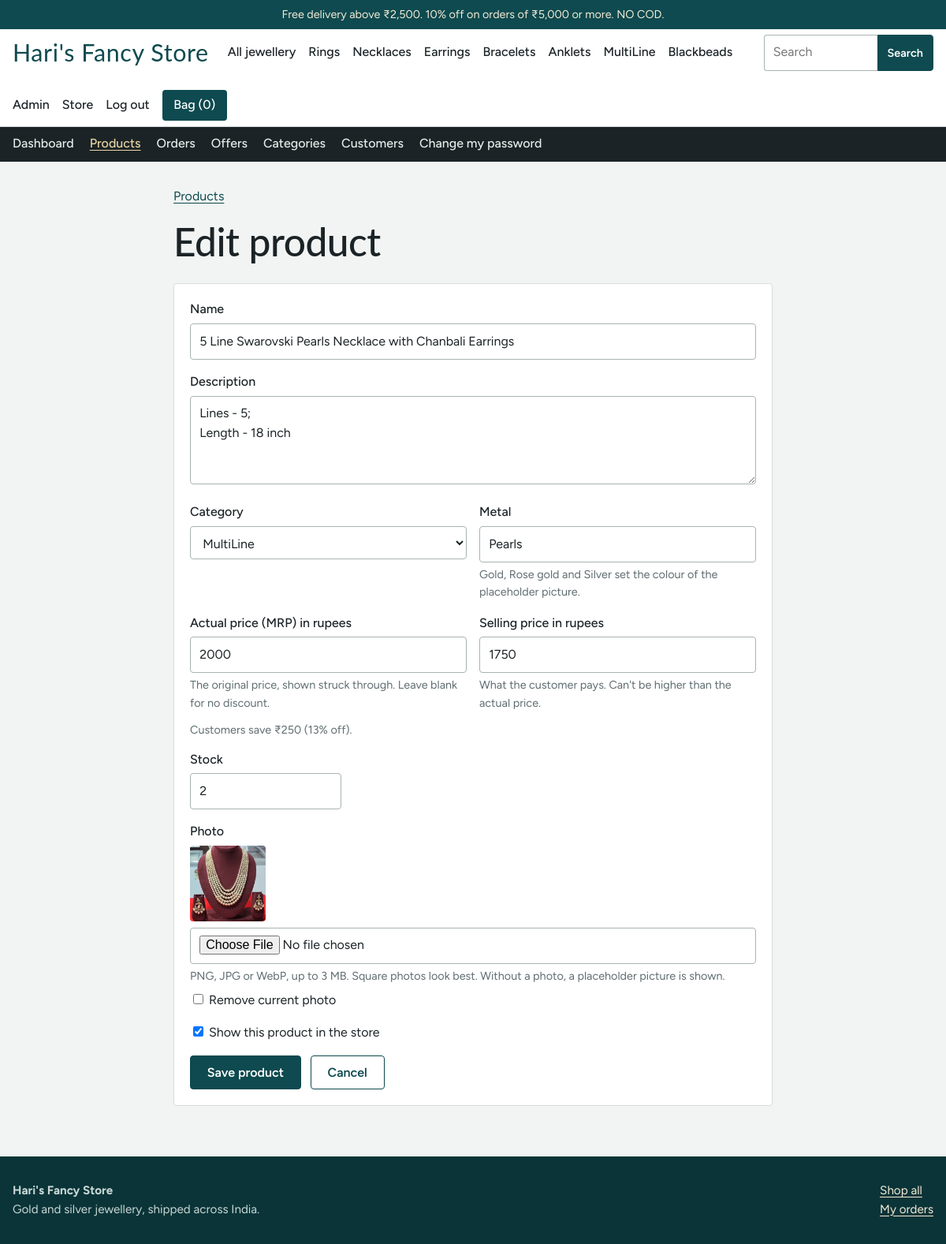
/admin/products/18/edit (signed in), run on the app's committed database.
### tables this page shows
CREATE TABLE categories (
  id INTEGER PRIMARY KEY AUTOINCREMENT,
  name TEXT NOT NULL UNIQUE,
  slug TEXT NOT NULL UNIQUE
);

CREATE TABLE users (
  id INTEGER PRIMARY KEY AUTOINCREMENT,
  name TEXT NOT NULL,
  email TEXT NOT NULL UNIQUE,
  password_hash TEXT NOT NULL,
  is_admin INTEGER NOT NULL DEFAULT 0,
  created_at TEXT NOT NULL DEFAULT CURRENT_TIMESTAMP
);

CREATE TABLE products (
  id INTEGER PRIMARY KEY AUTOINCREMENT,
  name TEXT NOT NULL,
  description TEXT NOT NULL DEFAULT '',
  category_id INTEGER REFERENCES categories(id) ON DELETE SET NULL,
  material TEXT NOT NULL DEFAULT '',
  price INTEGER NOT NULL CHECK (price >= 0),
  stock INTEGER NOT NULL DEFAULT 0 CHECK (stock >= 0),
  image TEXT,
  active INTEGER NOT NULL DEFAULT 1,
  created_at TEXT NOT NULL DEFAULT CURRENT_TIMESTAMP
, mrp INTEGER NOT NULL DEFAULT 0);

### app.py (the view, shortened to what this page needs)
@app.route("/admin/products/<int:pid>/edit", methods=["GET", "POST"])
@admin_required
def admin_product_edit(pid):
    db = get_db()
    cur_p = db.execute("SELECT * FROM products WHERE id=?", (pid,)).fetchone()
    if not cur_p:
        abort(404)
    cats = db.execute("SELECT * FROM categories ORDER BY name").fetchall()
    return render_template("admin/product_form.html", p=cur_p, cats=cats, is_new=False)

### app.py (called while the page is built)
def get_db():
    if "db" not in g:
        conn = sqlite3.connect(DB_PATH, isolation_level=None, timeout=15)
        conn.row_factory = sqlite3.Row
        conn.execute("PRAGMA foreign_keys = ON")
        conn.execute("PRAGMA journal_mode = WAL")
        g.db = conn
    return g.db

def inr(n):
    n = int(n or 0)
    s = str(abs(n))
    if len(s) > 3:
        head, tail = s[:-3], s[-3:]
        parts = []
        while len(head) > 2:
            parts.insert(0, head[-2:])
            head = head[:-2]
        if head:
            parts.insert(0, head)
        s = ",".join(parts + [tail])
    return ("-" if n < 0 else "") + "₹" + s

def img_url(p):
    if p["image"]:
        return url_for("static", filename="uploads/" + p["image"])
    return url_for("art", pid=p["id"])

def offer_short(o):
    return f"{o['value']}% off" if o["kind"] == "percent" else f"{inr(o['value'])} off"

def offer_text(o):
    when = f"on orders of {inr(o['min_subtotal'])} or more" if o["min_subtotal"] else "on every order"
    cap = f" (up to {inr(o['max_discount'])})" if o["kind"] == "percent" and o["max_discount"] else ""
    return f"{offer_short(o)} {when}{cap}"

@app.before_request
def load_user():
    g.user = None
    uid = session.get("user_id")
    if uid:
        g.user = get_db().execute("SELECT * FROM users WHERE id=?", (uid,)).fetchone()
        if g.user is None:
            session.pop("user_id", None)

@app.before_request
def csrf_protect():
    if request.method == "POST":
        token = session.get("csrf")
        if not token or not secrets.compare_digest(token, request.form.get("csrf", "")):
            abort(400, "Your session expired. Go back, reload the page and try again.")

def csrf_token():
    if "csrf" not in session:
        session["csrf"] = secrets.token_hex(16)
    return session["csrf"]

def admin_required(f):
    @wraps(f)
    def wrapper(*a, **kw):
        if not g.user:
            return redirect(url_for("login", next=request.full_path.rstrip("?")))
        if not g.user["is_admin"]:
            abort(403)
        return f(*a, **kw)
    return wrapper

### templates/admin/product_form.html (shortened to what this page needs)
{% extends "admin/base.html" %}
{% from "_macros.html" import csrf %}
{% block content %}
<div class="mid page-pad">
  <p class="muted"><a href="{{ url_for('admin_products') }}">Products</a></p>
  <h1>{{ 'Add product' if is_new else 'Edit product' }}</h1>
  <form method="post" enctype="multipart/form-data" class="panel">
    <div class="field"><label for="name">Name</label><input id="name" name="name" required value="{{ p.name or '' }}"></div>
    <div class="field"><label for="description">Description</label><textarea id="description" name="description">{{ p.description or '' }}</textarea></div>
    <div class="grid2">
      <div class="field"><label for="category_id">Category</label>
        <select id="category_id" name="category_id">
          {% for c in cats %}<option value="{{ c.id }}" {{ 'selected' if p.category_id == c.id }}>{{ c.name }}</option>{% endfor %}
        </select></div>
      <div class="field"><label for="material">Metal</label><input id="material" name="material" list="metals" placeholder="Gold, Rose gold or Silver" value="{{ p.material or '' }}">
        <div class="hint">Gold, Rose gold and Silver set the colour of the placeholder picture.</div></div>
    </div>
    <div class="grid2">
      <div class="field"><label for="mrp">Actual price (MRP) in rupees</label><input id="mrp" name="mrp" type="number" min="0" step="1" value="{{ p.mrp or '' }}">
        <div class="hint">The original price, shown struck through. Leave blank for no discount.</div></div>
      <div class="field"><label for="price">Selling price in rupees</label><input id="price" name="price" type="number" min="0" step="1" required value="{{ p.price if p.price is not none else '' }}">
        <div class="hint">What the customer pays. Can't be higher than the actual price.</div></div>
    </div>
    <p class="hint" id="pct-preview" aria-live="polite" style="margin-top:-.25rem"></p>
    <div class="field" style="max-width:12rem"><label for="stock">Stock</label><input id="stock" name="stock" type="number" min="0" step="1" required value="{{ p.stock if p.stock is not none else 0 }}"></div>
    <div class="field">
      <label for="image">Photo</label>
      {% if p.image %}<img class="thumb" style="width:96px;height:96px;margin-bottom:.5rem" src="{{ p|img }}" alt="Current photo">{% endif %}
      <input id="image" name="image" type="file" accept="image/png,image/jpeg,image/webp">
      <div class="hint">PNG, JPG or WebP, up to 3 MB. Square photos look best. Without a photo, a placeholder picture is shown.</div>
      {% if p.image %}<label style="font-weight:400;margin-top:.5rem"><input type="checkbox" name="remove_image" value="1"> Remove current photo</label>{% endif %}
    </div>
    <div class="field"><label style="font-weight:400"><input type="checkbox" name="active" value="1" {{ 'checked' if p.active }}> Show this product in the store</label></div>
    <div class="row"><button class="btn" type="submit">Save product</button><a class="btn ghost" href="{{ url_for('admin_products') }}">Cancel</a></div>
  </form>
</div>
{% endblock %}

### templates/base.html (shortened to what this page needs)
<!doctype html>
<html lang="en">
<head>
<link rel="stylesheet" href="{{ url_for('static', filename='style.css') }}">
</head>
<body>
<div class="top">Free delivery above {{ free_ship|inr }}.{% for t in top_offers %} {{ t }}.{% endfor %} NO COD.</div>
<header class="site">
  <div class="wrap bar">
    <a class="logo" href="{{ url_for('home') }}">{{ store_name }}</a>
    <nav class="main" aria-label="Categories">
      <a href="{{ url_for('shop') }}">All jewellery</a>
      {% for c in nav_categories %}<a href="{{ url_for('shop', cat=c.slug) }}">{{ c.name }}</a>{% endfor %}
    </nav>
    <form class="search" action="{{ url_for('shop') }}" role="search">
      <input id="q" name="q" type="search" placeholder="Search" value="{{ request.args.get('q','') }}">
      <button class="btn small" type="submit">Search</button>
    </form>
    <div class="acct">
      {% if user %}
        {% if user.is_admin %}<a href="{{ url_for('admin_dashboard') }}">Admin</a>{% endif %}
        <a href="{{ url_for('account') }}">{{ user.name.split()[0] }}</a>
        <form method="post" action="{{ url_for('logout') }}"><input type="hidden" name="csrf" value="{{ csrf_token() }}"><button class="link" type="submit">Log out</button></form>
      {% else %}
        <a href="{{ url_for('login') }}">Log in</a>
      {% endif %}
      <a class="bagbtn" href="{{ url_for('bag') }}">Bag ({{ bag_count }})</a>
    </div>
  </div>
</header>
{% block admin_nav %}{% endblock %}
<main>
  {% block content %}{% endblock %}
</main>
<footer class="site">
  <div class="wrap">
    <div><strong>{{ store_name }}</strong><br>Gold and silver jewellery, shipped across India.</div>
    <div><a href="{{ url_for('shop') }}">Shop all</a><br><a href="{{ url_for('account') }}">My orders</a></div>
  </div>
</footer>
</body>
</html>

### static/style.css (style rules this page uses)
:root { --pearl: #F1F4F3; --paper: #FFFFFF; --ink: #1B2326; --muted: #5F6D70; --line: #D5DCDB; --teal: #0E4A4F; --teal-deep: #0A3438; --gold: #B5832A; --gold-soft: #E8D3A4; --ruby: #9B1C3A; --ok: #2F6B45; --radius: 4px; --display: "Nunito Sans", "Lato", Georgia, serif; --body: "Figtree", system-ui, -apple-system, "Segoe UI", sans-serif; }
* { box-sizing: border-box; }
html { -webkit-text-size-adjust: 100%; }
body { margin: 0; background: var(--pearl); color: var(--ink); font: 400 16px/1.55 var(--body); }
img { max-width: 100%; display: block; }
a { color: var(--teal); text-underline-offset: 3px; }
h1, h2, h3 { font-family: var(--display); font-weight: 500; line-height: 1.15; margin: 0 0 .5em; letter-spacing: -.01em; }
h1 { font-size: clamp(2rem, 4.5vw, 3.1rem); }
p { margin: 0 0 1em; max-width: 68ch; }
.muted { color: var(--muted); }
.wrap { width: min(1180px, 100% - 2rem); margin-inline: auto; }
.mid { width: min(760px, 100% - 2rem); margin-inline: auto; }
.top { background: var(--teal); color: #F4EBD6; font-size: .9rem; text-align: center; padding: .45rem 1rem; }
header.site { background: var(--paper); border-bottom: 1px solid var(--line); position: sticky; top: 0; z-index: 20; }
.bar { display: flex; align-items: center; gap: 1.5rem; min-height: 68px; flex-wrap: wrap; padding-block: .4rem; }
.logo { font-family: var(--display); font-size: 1.9rem; color: var(--teal); text-decoration: none; letter-spacing: .02em; }
nav.main { display: flex; gap: 1rem; flex-wrap: wrap; }
nav.main a, .acct a, .acct button.link { color: var(--ink); text-decoration: none; font-weight: 500; }
.search { margin-left: auto; display: flex; }
.search input { width: 9rem; border-radius: var(--radius) 0 0 var(--radius); border-right: 0; }
.search button { border-radius: 0 var(--radius) var(--radius) 0; padding-inline: .9rem; }
.acct { display: flex; gap: 1rem; align-items: center; }
.bagbtn { background: var(--teal); color: #fff !important; padding: .45rem .9rem; border-radius: var(--radius); }
button.link { background: none; border: 0; padding: 0; font: inherit; cursor: pointer; color: var(--ink); }
input, select, textarea { font: inherit; color: var(--ink); background: var(--paper); border: 1px solid #A8B4B3; border-radius: var(--radius); padding: .6rem .7rem; width: 100%; }
input[type=checkbox], input[type=radio] { width: auto; }
textarea { min-height: 7rem; resize: vertical; }
label { display: block; font-weight: 500; margin-bottom: .3rem; }
.field { margin-bottom: 1rem; }
.hint { color: var(--muted); font-size: .9rem; margin-top: .25rem; }
.btn { display: inline-block; background: var(--teal); color: #fff; border: 1px solid var(--teal); border-radius: var(--radius); padding: .7rem 1.3rem; font: 600 1rem var(--body); cursor: pointer; text-decoration: none; text-align: center; }
.btn.ghost { background: transparent; color: var(--teal); }
.btn.small { padding: .35rem .75rem; font-size: .9rem; }
.row { display: flex; gap: .75rem; flex-wrap: wrap; align-items: center; }
.grid2 { display: grid; grid-template-columns: 1fr 1fr; gap: 1rem; }
.panel { background: var(--paper); border: 1px solid var(--line); border-radius: var(--radius); padding: 1.25rem; }
footer.site { background: var(--teal-deep); color: #C9D8D6; margin-top: 3rem; padding-block: 2rem; font-size: .95rem; }
footer.site a { color: #F4EBD6; }
footer.site .wrap { display: flex; gap: 2rem; justify-content: space-between; flex-wrap: wrap; }
.thumb { width: 44px; height: 44px; object-fit: cover; border-radius: var(--radius); background: #E6ECEB; }
.page-pad { padding-block: 2rem 1rem; }

### data on the page
categories: name "Rings"
categories: name "Necklaces"
categories: name "Earrings"
categories: name "Bracelets"
categories: name "Anklets"
categories: name "MultiLine"
categories: name "Blackbeads"
users: name "Store"
products: name "5 Line Swarovski Pearls Necklace with Chanbali Earrings", description "Lines - 5; Length - 18 inch", material "Pearls", mrp "2000", price "1750", stock "2"

### other printed values
{{ free_ship|inr }} "₹2,500"
{{ t }} "10% off on orders of ₹5,000 or more"
{{ store_name }} "Hari's Fancy Store"
{{ bag_count }} "0"
{{ 'Add product' if is_new else 'Edit product' }} "Edit product"
form field category_id "MultiLine"
